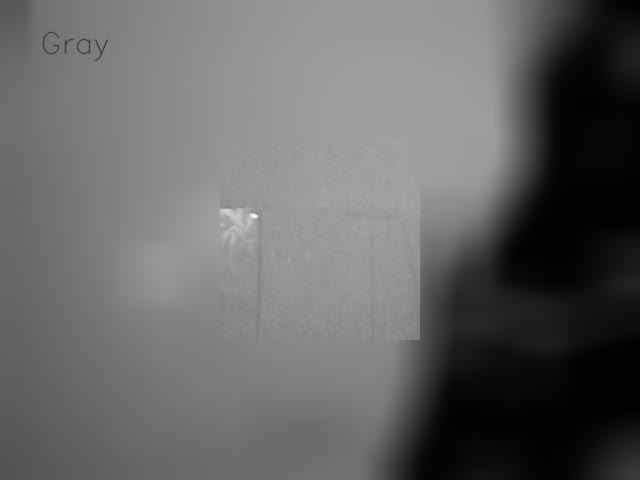
#> input picture frame 36 of color_detection_output/color_detection.avi, 640 x 480 px, given in place of the camera
$ python '11- color_detection.py'
#> lines starting #> are read from the running program, lines starting #| are printed output that depends on the picture
import cv2
import numpy as np

video_cap = cv2.VideoCapture(0)

height = int(video_cap.get(cv2.CAP_PROP_FRAME_HEIGHT))
width = int(video_cap.get(cv2.CAP_PROP_FRAME_WIDTH))

video_writer = cv2.VideoWriter('color_detection.avi', cv2.VideoWriter_fourcc(*'MJPG'), 20, (width, height), 0)

while True:

    rec, frame = video_cap.read()
#> frame is the input picture: shape (480, 640, 3); min 0, max 254, mean 101.2
    if not rec:
        break

    gray_frame = cv2.cvtColor(frame, cv2.COLOR_BGR2GRAY)
    width, height = gray_frame.shape
#> width = 480; height = 640
    roi = gray_frame[width // 2 - 100 : width // 2 + 100, height // 2 - 100 : height // 2 + 100]
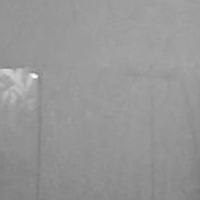
#> roi: shape (200, 200); min 119, max 254, mean 150.8

    color_average = np.average(roi)
#> color_average = 150.8
    if color_average < 80 :
        color = "Black"
        font_color = (0, 0, 0)

    elif color_average < 160:
        color = "Gray"
        font_color = (60, 60, 60)

    else:
        color = "White"
        font_color = (150, 150, 150)

    frame_blur = cv2.blur(gray_frame, (60, 60))
    frame_blur[width // 2 - 100 : width // 2 + 100, height // 2 - 100 : height // 2 + 100] = roi
#> frame_blur: shape (480, 640); min 0, max 254, mean 101.5

    cv2.putText(frame_blur, color, (width // 12, height // 12), cv2.FONT_HERSHEY_SIMPLEX, 1, font_color, 1,
                    cv2.LINE_AA)
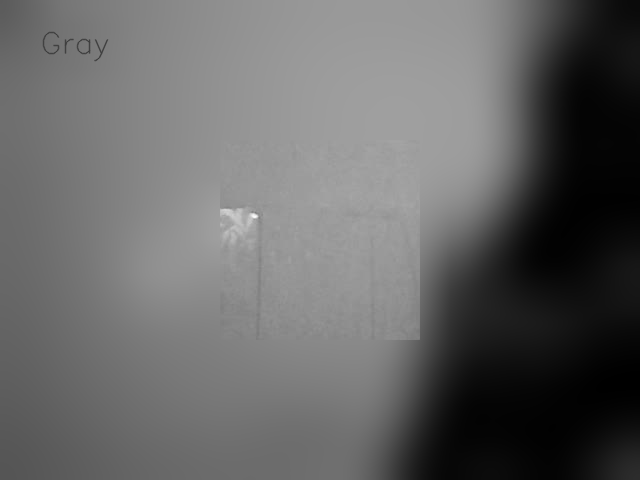
#> frame_blur: shape (480, 640); min 0, max 254, mean 101.5

    cv2.imshow('color', frame_blur)
    video_writer.write(frame_blur)

    if cv2.waitKey(10) == ord('q'):
#> (key q is pressed here)
        break
    elif cv2.waitKey(1) == ord('s'):
        cv2.imwrite('Result.jpg', frame_blur)
        break

video_cap.release()
video_writer.release()

$ run again, starting later in the video
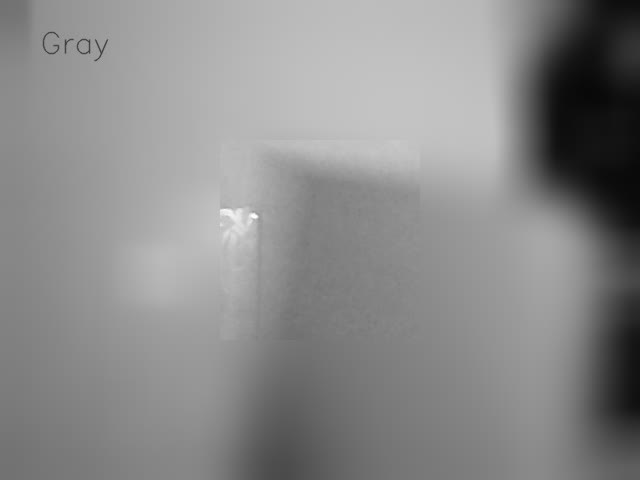
#> input picture frame 162 of color_detection_output/color_detection.avi, 640 x 480 px, given in place of the camera
#> frame is the input picture: shape (480, 640, 3); min 8, max 255, mean 138.3
#> `roi = gray_frame[width // 2 - 100 : width // 2 + 100, height // 2 - 10..`:
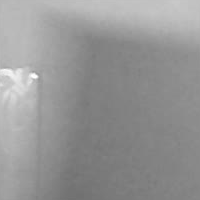
#> roi: shape (200, 200); min 113, max 255, mean 149.4
#> color_average = 149.4
#> `cv2.putText(frame_blur, color, (width // 12, height // 12), cv2.FONT_H..`:
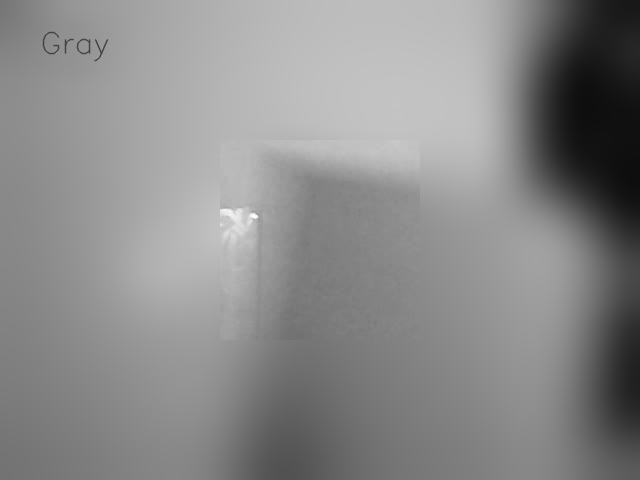
#> frame_blur: shape (480, 640); min 13, max 255, mean 138.4
